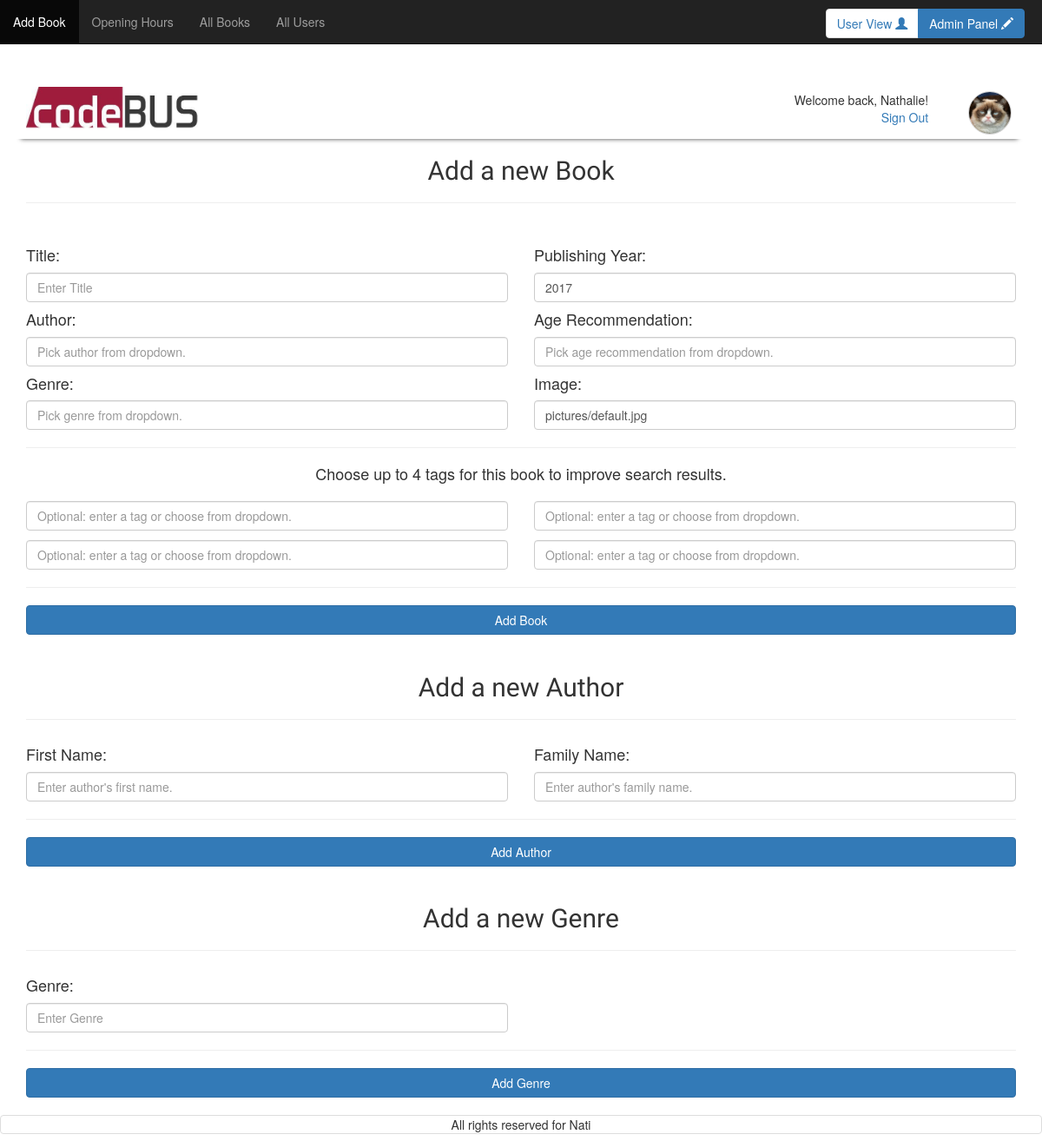
Screenshot of /home_admin.php (signed in) with the database file from the repository.
### tables this page shows
CREATE TABLE `users` (
  `id` int(11) NOT NULL,
  `first_name` varchar(100) NOT NULL,
  `family_name` varchar(100) NOT NULL,
  `email` varchar(100) NOT NULL,
  `password` varchar(100) NOT NULL,
  `username` varchar(100) NOT NULL,
  `FK_avatars` int(11) NOT NULL,
  `member_since` timestamp NOT NULL DEFAULT CURRENT_TIMESTAMP ON UPDATE CURRENT_TIMESTAMP
);

CREATE TABLE `avatars` (
  `id` int(11) NOT NULL,
  `avatar` varchar(100) NOT NULL
);

### includes/start_session_admin.php (called while the page is built, shortened)
<?php
	 $res=mysql_query("SELECT first_name, family_name, username, users.id AS user_id, avatar, avatars.id AS avatar_id FROM users JOIN avatars ON users.FK_avatars=avatars.id WHERE users.id=".$_SESSION['user']);
	 $userRow=mysql_fetch_array($res);
	 $user_avatar = $userRow['avatar'];
?>

### home_admin.php (the view, shortened to what this page needs)
<?php
require_once('includes/start_session_admin.php');
?>
<!DOCTYPE html>
<html>
<head>
	<?php
require_once('includes/head_tag.php');
	?>
</head>
<body>
<div id="wrap">
  <div id="main" class="container clear-top">
	<div class="navbar navbar-inverse navbar-fixed-top">
	    <div class="collapse navbar-collapse">
	      <ul class="nav navbar-nav">
	        <li class="active"><a href="home_admin.php">Add Book</a></li>
	        <li><a href="library_admin.php">Opening Hours</a></li>
	        <li><a href="all_books_admin.php">All Books</a></li>
	        <li><a href="all_users_admin.php">All Users</a></li>
	      </ul>
	    </div>
			        	<?php
	require_once('includes/switch_admin_view.php');
		?>
	  </div>
		<?php
	require_once('includes/header.php');
		?>
	<section class="row">
		<div class="col-xs-12">
			<h2 class="brandfont text-center">Add a new Book</h2>
			<hr>
		</div>
			<?php
require_once('includes/alert_box.php');
          	?>
		<form class="col-xs-12" method="post">
			<div class="row">
				<div class="col-xs-12 col-md-6">
				  <h4>Title:</h4>
				  <input type="text" name="title" id="title" class="form-control" placeholder="Enter Title">
				  <h4>Author:</h4>
				  	<input type="text" list="list_authors" placeholder="Pick author from dropdown." name="author" class="form-control"/>
				  <h4>Genre:</h4>
				  	<input type="text" list="list_genres" name="genre" class="form-control" placeholder="Pick genre from dropdown."/>
				</div>
				<div class="col-xs-12 col-md-6">
				  <h4>Publishing Year:</h4>
				  <?php
				  	echo '<input type="number" id="publishing_year" name="publishing_year" class="form-control" placeholder="Enter Publishing Year" min="1500" max="'.date("Y").'" value="'.date("Y").'"/>';
				  ?>
				  <h4>Age Recommendation:</h4>
				  <input type="text" list="list_age" placeholder="Pick age recommendation from dropdown." name="age" class="form-control" autocomplete="off" />
				  <h4>Image:</h4>
				  <input type="text" value="pictures/default.jpg" name="image" id="image" class="form-control" placeholder="Enter image link.">
				</div>
				<div class="col-xs-12">
				<hr>
					<h4 class="text-center">Choose up to 4 tags for this book to improve search results.</h4>
					<div class="row">
						<div class="col-xs-12 col-md-6">
							 <input type="text" list="list_tag1" placeholder="Optional: enter a tag or choose from dropdown." name="tag1" class="form-control margin-top" autocomplete="on" />
							 <input type="text" list="list_tag2" placeholder="Optional: enter a tag or choose from dropdown." name="tag2" class="form-control margin-top" autocomplete="on" />
						</div>
						<div class="col-xs-12 col-md-6">
							 <input type="text" list="list_tag3" placeholder="Optional: enter a tag or choose from dropdown." name="tag3" class="form-control margin-top" autocomplete="on" />
							 <input type="text" list="list_tag4" placeholder="Optional: enter a tag or choose from dropdown." name="tag4" class="form-control margin-top" autocomplete="on" />
						</div>
					</div>
				</div>
				<div class="col-xs-12">
         			<hr />
          			<button type="submit" id="btn_add_book" class="btn btn-block btn-primary" name="btn_add_book">Add Book</button>
				</div>
			</div>
		</form>
		<div class="col-xs-12 margin-top">
			<h2 class="brandfont text-center">Add a new Author</h2>
			<hr>
		</div>
		<form class="col-xs-12" method="post">
			<div class="row">
				<div class="col-xs-12 col-md-6">
				  <h4>First Name: </h4>
				  <input type="text" name="add_author_first_name" id="add_author_first_name" class="form-control" placeholder="Enter author's first name.">
				</div>
				<div class="col-xs-12 col-md-6">
				  <h4>Family Name:</h4>
				  <input type="text" name="add_author_family_name" id="add_author_family_name" class="form-control" placeholder="Enter author's family name.">
				</div>
				<div class="col-xs-12">
         			<hr />
          			<button type="submit" id="btn_add_author" class="btn btn-block btn-primary" name="btn_add_author">Add Author</button>
				</div>
			</div>
		</form>
		<div class="col-xs-12 margin-top">
			<h2 class="brandfont text-center">Add a new Genre</h2>
			<hr>
		</div>
		<form class="col-xs-12" method="post">
			<div class="row">
				<div class="col-xs-12 col-md-6">
				  <h4>Genre:</h4>
				  <input type="text" name="add_genre" id="add_genre" class="form-control" placeholder="Enter Genre">
				</div>
				<div class="col-xs-12 col-md-6">
				</div>
				<div class="col-xs-12">
         			<hr />
          			<button type="submit" id="btn_add_genre" class="btn btn-block btn-primary" name="btn_add_genre">Add Genre</button>
				</div>
			</div>
		</form>
	</section>
  </div>
</div>
	<?php
require_once('includes/footer.php');
	?>
</body>
</html>

### includes/header.php
<header class="row shadow header_margin">
		<div class="col-xs-12 col-sm-6">
			<span><img id="logo" src="pictures/logo.png" alt="logo"></span>
		</div>
		<div class="col-xs-12 col-sm-6">
			<div class="padding">
				<div class="row header_right text-right">
					<?php
						echo'<div class="col-xs-10">
								Welcome back, '. $userRow["first_name"].'!<br>
			       				<a href="logout.php?logout">Sign Out</a>
			       			</div>
			       			<div class="col-xs-2 pull-right">
			       			<img class="img-circle show_avatar border" src="'.$user_avatar.'" alt="avatar">
			       			</div>';
			       	?>
		    	</div>
	    	</div>
		</div>
</header>

### css/style.css (style rules this page uses)
#logo { width: 200px; float: left; }
.margin-top { margin-top: 2%; }
.show_avatar { height: 50px; width: 50px; border: 0.5px solid lightgrey; }
.nav { margin-bottom: 0; }
.brandfont { font-family: 'Lobster Two', cursive; }
.shadow { -webkit-box-shadow: -2px 11px 5px -11px rgba(0,0,0,0.75); -moz-box-shadow: -2px 11px 5px -11px rgba(0,0,0,0.75); box-shadow: -2px 11px 5px -11px rgba(0,0,0,0.75); }
.padding { padding: 5px; }

### includes/head_tag.php (style rules this page uses)
html, body { height: 100%; }
#wrap { min-height: 100%; }
#main { overflow:auto; padding-bottom:50px; }
.header_margin { margin-top: 100px; }

### rows the page displays
users: first_name "Nathalie", FK_avatars.avatar (picture)
